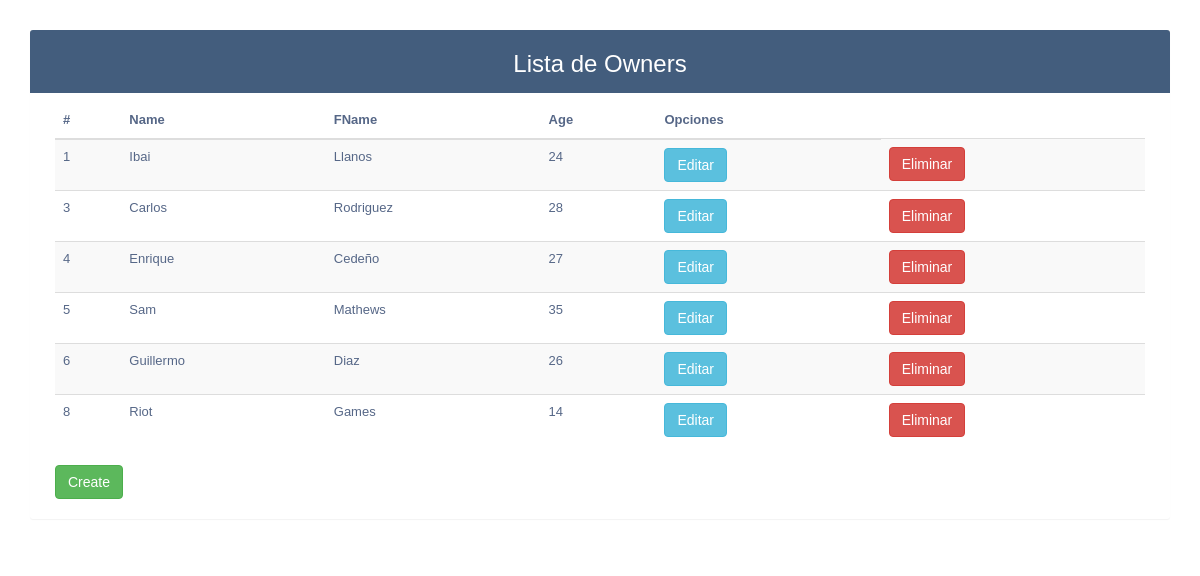
The app's page /configuration/listar_owner/ (signed in) with its own data.
### Configuration/models.py (models this page shows, shortened)
class Owner(models.Model):
    Name=models.CharField(max_length=30)
    FName=models.CharField(max_length=30)
    Age=models.CharField(max_length=2)

### Configuration/views.py (the view)
# urls.py: path('listar_owner/',login_required(listarOwner.as_view()), name='listar_owner'),
class listarOwner(ListView):
    model = Owner
    template_name = 'configuration/listar_owner.html'
    context_object_name = 'owners'
    queryset = Owner.objects.all()

### templates/configuration/listar_owner.html (shortened to what this page needs)
{% extends 'index.html' %}
{% block body %}
    {% if owners %}
    <div class="container">
        <div class="table-wrapper">
            <div class="table-title">
                <div class="row">
                    <div>
						<h2>Lista de Owners</h2>
					</div>
				</div>
			</div>
            <table class="table table-striped table-hover">
                <thead>
                    <tr>
                        <th>#</th>
                        <th>Name</th>
                        <th>FName</th>
                        <th>Age</th>
                        <th>Opciones</th>
                    </tr>
                </thead>
                <tbody>
                    {% for owner in owners %}
                        <tr>
                            <td>{{ owner.id }}</td>
                            <td>{{ owner.Name }}</td>
                            <td>{{ owner.FName }}</td>
                            <td>{{ owner.Age }}</td>
                            <td><a href="{% url 'Configuration:editar_owner' owner.pk %}"><button type="button" class="btn btn-info"> Editar</button></a> </td>
                            <td><a href="{% url 'Configuration:eliminar_owner' owner.id %}"><button type="button" class="btn btn-danger"> Eliminar</button></a></td>
                        </tr>
                    {% endfor %}
                </tbody>
            </table>
            <a href="{% url 'Configuration:crear_owner' %}"><button type="button" class="btn btn-success">Create</button></a>
             </div>
        </div>
    {% else %}
    <h1> No existen dueños registrados</h1>
    {% endif %}
{% endblock body %}

### templates/index.html (shortened to what this page needs)
{% load static %}
<!DOCTYPE html>
<html>
<head>
{% block extracss %}
  <link rel="stylesheet" href="https://maxcdn.bootstrapcdn.com/bootstrap/3.4.0/css/bootstrap.min.css">
  {% endblock extracss %}
</head>
<body>
    {% block body  %}{% endblock body %}
</body>
</html>

### templates/index.html (style rules this page uses)
body { color: #566787; font-family: 'Varela Round', sans-serif; font-size: 13px; background-repeat: no-repeat; background-attachment: fixed; background-size: 100% 100%; height: 500px; }
.table-wrapper { background: #fff; padding: 20px 25px; margin: 30px 0; border-radius: 3px; box-shadow: 0 1px 1px rgba(0,0,0,.05); }
.table-title { padding-bottom: 15px; background: #435d7d; color: #fff; padding: 16px 30px; margin: -20px -25px 10px; border-radius: 3px 3px 0 0; display: flex; justify-content: center; align-items: center; }
h2 { margin: 5px 0 0; font-size: 24px; }

### records on screen
Owner: id "1", Name "Ibai", FName "Llanos", Age "24"
Owner: id "3", Name "Carlos", FName "Rodriguez", Age "28"
Owner: id "4", Name "Enrique", FName "Cedeño", Age "27"
Owner: id "5", Name "Sam", FName "Mathews", Age "35"
Owner: id "6", Name "Guillermo", FName "Diaz", Age "26"
Owner: id "8", Name "Riot", FName "Games", Age "14"
